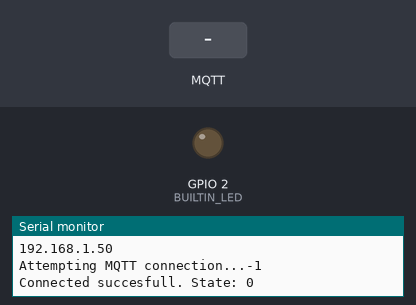
The sketch below on a simulated ESP32. Shown: output pins drawn as LEDs (lit = HIGH), the last lines printed to the serial monitor. The inputs (shaded band) are chosen by the test bench. WiFi joins after 1.5 s; servers stay silent unless stated; no MQTT or app messages arrive unless stated.

Above: at 2.7 s.
2.8 s: MQTT message "1" arrives on the first subscribed topic
At 3.8 s:
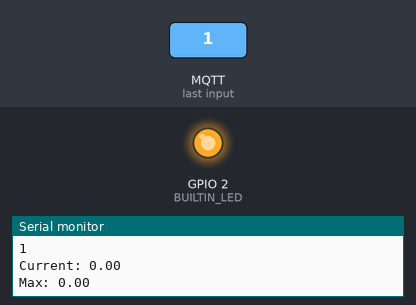
4.3 s: MQTT message "on" arrives on the first subscribed topic
5.8 s: MQTT message "off" arrives on the first subscribed topic
Timing chart, 0 to 8.8 s (numbered marks = the images above; inputs shaded):
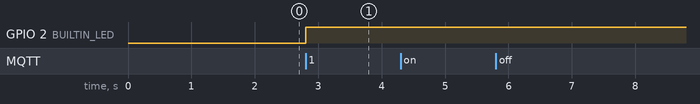

The sketch:

close_window.ino
```cpp
/*
 Basic ESP8266 MQTT example
 This sketch demonstrates the capabilities of the pubsub library in combination
 with the ESP8266 board/library.
 It connects to an MQTT server then:
  - publishes "hello world" to the topic "outTopic" every two seconds
  - subscribes to the topic "inTopic", printing out any messages
    it receives. NB - it assumes the received payloads are strings not binary
  - If the first character of the topic "inTopic" is an 1, switch ON the ESP Led,
    else switch it off
 It will reconnect to the server if the connection is lost using a blocking
 reconnect function. See the 'mqtt_reconnect_nonblocking' example for how to
 achieve the same result without blocking the main loop.
 To install the ESP8266 board, (using Arduino 1.6.4+):
  - Add the following 3rd party board manager under "File -> Preferences -> Additional Boards Manager URLs":
       http://arduino.esp8266.com/stable/package_esp8266com_index.json
  - Open the "Tools -> Board -> Board Manager" and click install for the ESP8266"
  - Select your ESP8266 in "Tools -> Board"
*/

#include <WiFi.h>
#include <PubSubClient.h>
#include <ArduinoJson.h>

// Update these with values suitable for your network.

const char* ssid = "MEO-783E30";
const char* password = "****";
const char* mqtt_server = "broker.mqtt-dashboard.com";

const int BUILTIN_LED = 2;

WiFiClient espClient;
PubSubClient client(espClient);
unsigned long lastMsg = 0;
#define MSG_BUFFER_SIZE	(50)
char msg[MSG_BUFFER_SIZE];
int value = 0;

void setup_wifi() {

  delay(10);
  // We start by connecting to a WiFi network
  Serial.println();
  Serial.print("Connecting to ");
  Serial.println(ssid);

  WiFi.mode(WIFI_STA);
  WiFi.begin(ssid, password);

  while (WiFi.status() != WL_CONNECTED) {
    delay(300);
    Serial.print(".");
  }

  randomSeed(micros());

  Serial.println("");
  Serial.println("WiFi connected");
  Serial.println("IP address: ");
  Serial.println(WiFi.localIP());
}

void callback(char* topic, byte* payload, unsigned int length) {

  String message;

  for (unsigned int i = 0; i < length; i++) {
    message += (char)payload[i];
  }

  Serial.println(message);

  JsonDocument doc;
  DeserializationError error = deserializeJson(doc, message);

  if (error) {
    Serial.print("JSON parse failed: ");
    Serial.println(error.c_str());
    return;
  }

  float current_temp = doc["current_temp"];
  float max_temp = doc["max_temp_to_close_window"];

  Serial.print("Current: ");
  Serial.println(current_temp);

  Serial.print("Max: ");
  Serial.println(max_temp);

  if (current_temp >= max_temp) {
    digitalWrite(BUILTIN_LED, HIGH);  // abre janela
  } else {
    digitalWrite(BUILTIN_LED, LOW);   // fecha janela
  }
}

void reconnect() {
  // Loop until we're reconnected
  while (!client.connected()) {
    Serial.print("Attempting MQTT connection...");
    Serial.println(client.state());
    // Set client ID
    String clientId = "IPB-IoT-Class03-a67608";
    // Attempt to connect
    if (client.connect(clientId.c_str())) {
      Serial.print("Connected succesfull. State: ");
      Serial.println(client.state());
      client.subscribe("IPB/IoT/a67608/Enviroment/Window", 0);
    } else {
      Serial.print("failed, rc=");
      Serial.print(client.state());
      Serial.println(" try again in 5 seconds");
      // Wait 5 seconds before retrying
      delay(5000);
    }
  }
}

void setup() {
  pinMode(BUILTIN_LED, OUTPUT);     // Initialize the BUILTIN_LED pin as an output
  Serial.begin(115200);
  setup_wifi();

  client.setServer(mqtt_server, 1883);
  client.setCallback(callback);
  reconnect();
}

void loop() {

  if (!client.connected()) {
    reconnect();
  }
  client.loop();
}
```

Measured:
- after the input at 2.8 s, GPIO 2 (BUILTIN_LED): LOW → HIGH at once
